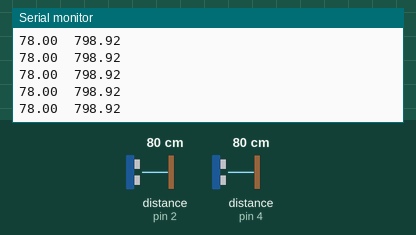
This sketch was run on a simulated Arduino Uno, built with avr-gcc and run on an emulated ATmega328P. On the bench: the last lines printed to the serial monitor. Inputs (shaded band) come from the test bench; at power-on: distance to the obstacle (sensors on pin 2, pin 4) 80 cm. The echo pulse lasts 58.3 µs per cm.

Above: at 1.2 s.
1.3 s: distance to the obstacle (sensor on pin 2) set to 2 cm
At 1.9 s:
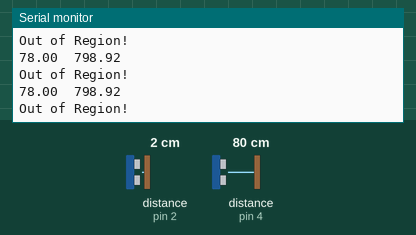
2.8 s: distance to the obstacle (sensor on pin 4) set to 2 cm
5.8 s: distance to the obstacle (sensor on pin 2) set to 4 cm
8.8 s: distance to the obstacle (sensor on pin 4) set to 35 cm
11.8 s: distance to the obstacle (sensor on pin 2) set to 18 cm
At 12.6 s:
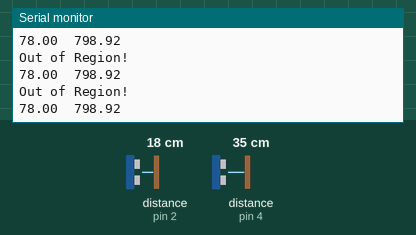

The sketch:

SODAR_Sketch2.ino
```cpp
#include "Arduino.h"
#include "NewPing.h"

#define TRIG_left 3
#define ECHO_left 2

#define TRIG_right 5
#define ECHO_right 4

#define MAX_DIST 400

NewPing left(TRIG_left, ECHO_left, MAX_DIST);     // Left Sensor
NewPing right(TRIG_right, ECHO_right, MAX_DIST);  // Right Sensor

float X, Y;

void setup() {
    Serial.begin(9600);

}

void loop()
{
    float d1,d2, e1, e2, angle;

    // Distance L between the two sensor modules in millimetres
    float L = 78;

    // Get the echo time for the ping from the left sensor
    e1 = left.ping();
    // Convert
    d1 = e1 * 343/2000;

    delay(15); // Slow down data output

    // Get the echo time for the ping from the right sensor
    e2 = right.ping();
    d2 = e2 * 343/2000;


    //Serial.print(d1);
    //Serial.print("\t");
    //Serial.println(d2);
    angle = acos((((d1 * d1) + (L * L) - (d2 * d2))) / (2 * d1 * L));

    //if (d1 <= 1 && d1 >= -1) {
    if (angle < 3 && angle > 0) {
    //{
        //angle = acos((((d1 * d1) + (L * L) - (d2 * d2))) / (2 * d1 * L));
        X = d1 * cos(angle) + L/2;
        Y = d1 * sin(angle);

    }
    else
    {
        Serial.println("Out of Region!");

    }

    delay(15);

    Serial.print(X);
    Serial.print("\t");
    Serial.println(Y);
}
```

Measured:
- after the input at 1.3 s, the serial monitor: prints a new line at once (image 1)
